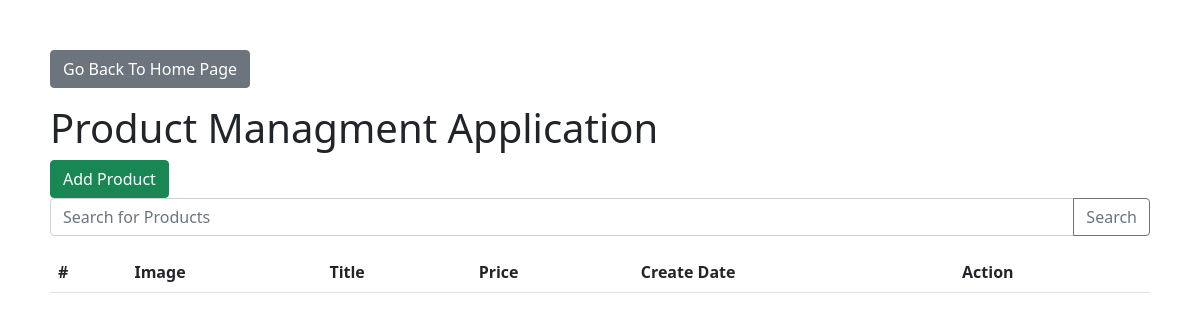
Before: /ProductApp/public/products/index.php with the older database file.
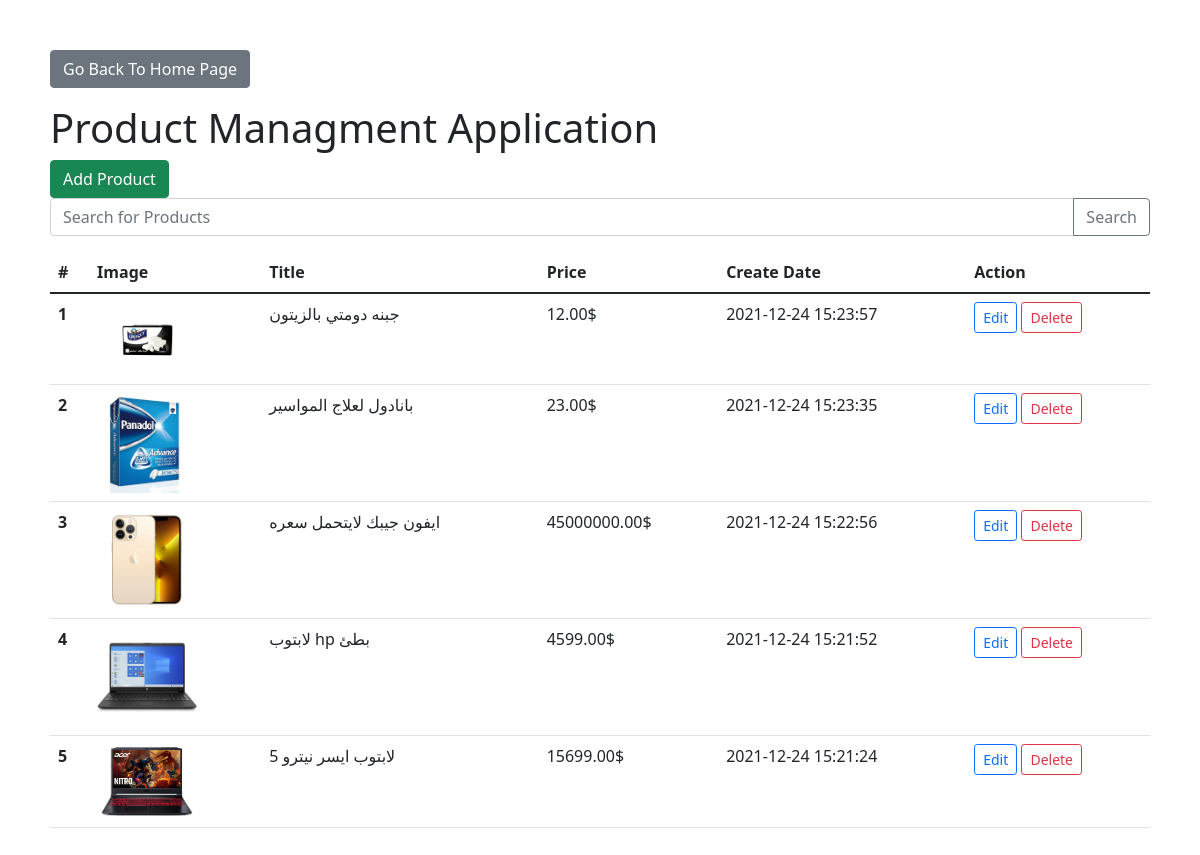
After: the same page with the newer database file.
### tables this page shows
CREATE TABLE `products` (
  `id` int(11) NOT NULL,
  `title` varchar(512) NOT NULL,
  `description` longtext DEFAULT NULL,
  `image` varchar(2048) DEFAULT NULL,
  `price` decimal(10,2) NOT NULL,
  `create_date` datetime NOT NULL
);

### ProductApp/public/products/index.php (the view, shortened to what this page needs)
<?php
require_once '../../../database.php';
$search = $_GET['search'] ?? '';
if($search){
    $statment = $pdo->prepare("SELECT * FROM products WHERE title LIKE :title ORDER BY create_date DESC");
    $statment->bindValue(':title',"%$search%");
}else {
    $statment = $pdo->prepare('SELECT * FROM products ORDER BY create_date DESC');
}
$statment->execute();
$products = $statment->fetchAll(PDO::FETCH_ASSOC);
?>
<?php include_once '../../views/partials/header.php' ?>
    <p>
        <a class="btn btn-secondary" href="/index.php">Go Back To Home Page</a>
    </p>
    <h1>Product Managment Application</h1>
    <a href="create.php" class="btn btn-success">Add Product</a>
    <form action="" method="get">
        <div class="input-group mb-3">
            <input type="text" class="form-control" placeholder="Search for Products" name="search" value="<?php echo $search ?>">
            <button class="btn btn-outline-secondary" type="submit" id="button-addon2">Search</button>
        </div>
    </form>
    <table class="table">
    <thead>
    <tr>
        <th scope="col">#</th>
        <th scope="col">Image</th>
        <th scope="col">Title</th>
        <th scope="col">Price</th>
        <th scope="col">Create Date</th>
        <th scope="col">Action</th>
    </tr>
    </thead>
    <tbody>
    <?php foreach($products as $i => $product):?>
    <tr>
        <th scope="row"><?php echo $i + 1?></th>
        <td> <img class="product-image" src="/ProductApp/public/<?php echo $product['image'] ?>" alt="product-image"></td>
        <td><?php echo $product['title'] ?></td>
        <td><?php echo $product['price'] . '$' ?></td>
        <td><?php echo $product['create_date'] ?></td>
        <td>
            <a href="update.php?id=<?php echo $product['id'] ?>" class="btn btn-sm btn-outline-primary">Edit</a>
            <form style="display:inline-block" action="delete.php" method="post">
                <button type="submit" class="btn btn-sm btn-outline-danger">Delete</button>
            </form>
        </td>
    </tr>
    <?php endforeach; ?>
    </tbody>
</table>
    </body>
</html>

### ProductApp/views/partials/header.php (shortened to what this page needs)
<!DOCTYPE html>
<html lang="en">
    <head>
    <link href="https://cdn.jsdelivr.net/npm/bootstrap@5.1.3/dist/css/bootstrap.min.css" rel="stylesheet">
    <link rel="stylesheet" href="/ProductApp/public/app.css">
    </head>
    <body>

### ProductApp/public/app.css (style rules this page uses)
body { padding:50px; }
.product-image { width: 100px; border-radius:10px; }

Changed rows visible on the page:
added products: image (picture), title "جبنه دومتي بالزيتون", price "12.00", create_date "2021-12-24 15:23:57"
added products: image (picture), title "بانادول لعلاج المواسير", price "23.00", create_date "2021-12-24 15:23:35"
added products: image (picture), title "ايفون جيبك لايتحمل سعره", price "45000000.00", create_date "2021-12-24 15:22:56"
added products: image (picture), title "لابتوب hp بطئ", price "4599.00", create_date "2021-12-24 15:21:52"
added products: image (picture), title "لابتوب ايسر نيترو 5", price "15699.00", create_date "2021-12-24 15:21:24"
